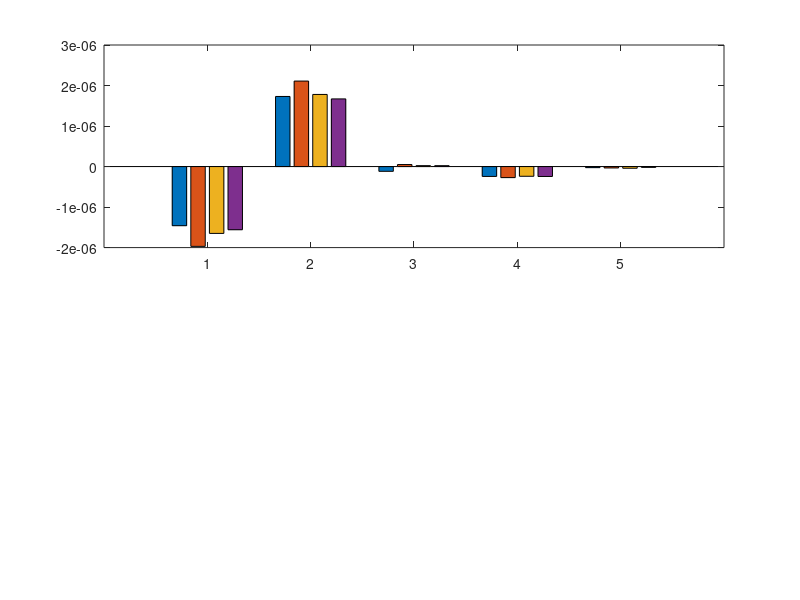

Here is the MATLAB script that generated this plot: (Note: this script raises an error after producing the figure.)

clear
load west_mb.txt
load east_mb.txt

figure
subplot(2,1,1)
b=bar(west_mb([2 4 5 6 3 ],:));
b(1).FaceColor ='b';
b(2).FaceColor ='g';
b(3).FaceColor ='r';
b(4).FaceColor ='m';
%title('West')
ylim([-0.0000021 0.0000023])
xticklabels({'Cor','PGF','SSTR','BSTR','Hadv'})
set(gca,'fontsize',20)

subplot(2,1,2)
b=bar(east_mb([2 4 5 6 3],:));
b(1).FaceColor ='b';
b(2).FaceColor ='g';
b(3).FaceColor ='r';
b(4).FaceColor ='m';
%title('East')
ylim([-0.0000025 0.0000035])
xticklabels({'Cor','PGF','SSTR','BSTR','Hadv'})
set(gca,'fontsize',20)
